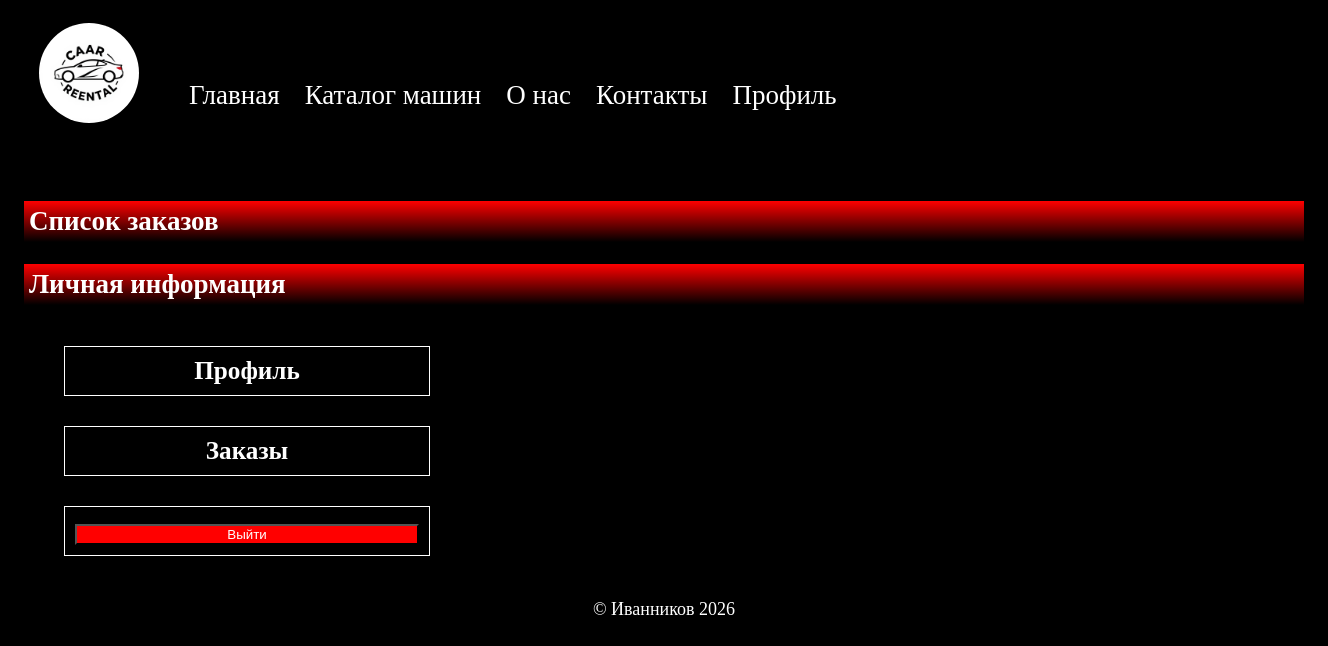
/myauth/orders/ (signed in), run on an earlier commit of the app's database.
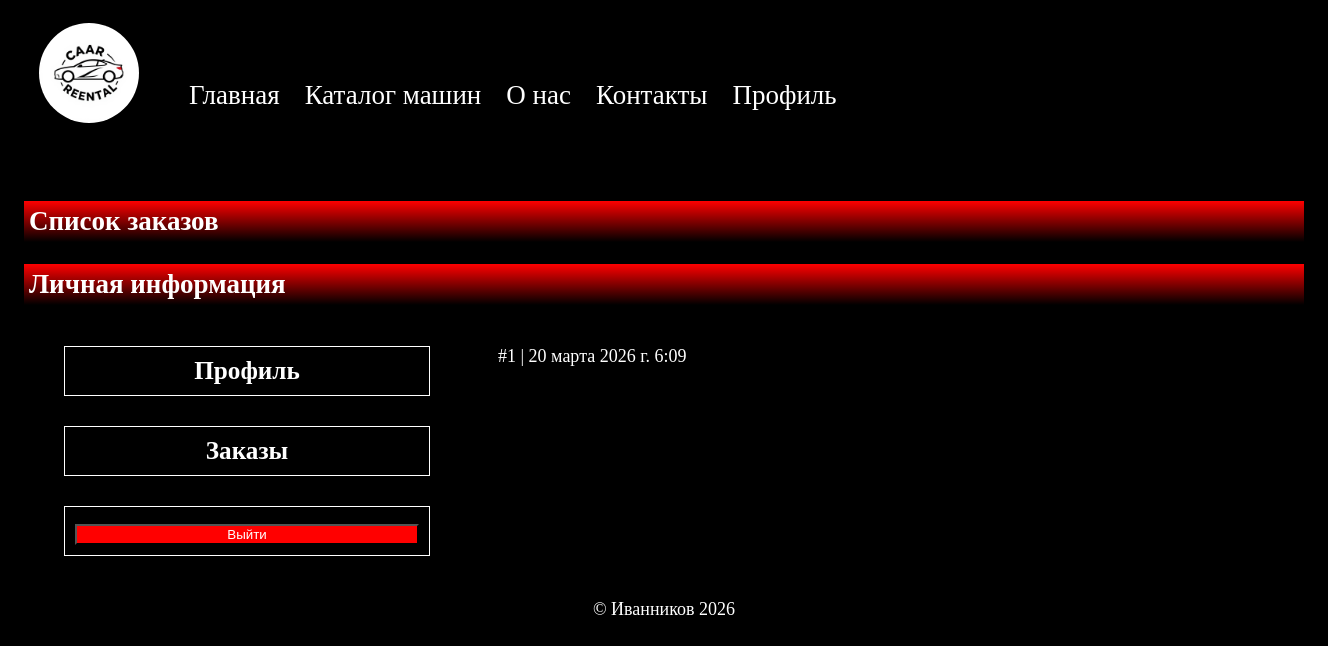
And on a later commit of the database.
### catalog/models.py (models this page shows)
class Order(models.Model):
    phone = models.CharField(max_length=12, null=False, blank=False)
    delivery_address = models.TextField(null=False, blank=True, max_length=100)
    babyseat = models.BooleanField(verbose_name="Добавить детское кресло", default=False)
    created_at = models.DateTimeField(auto_now_add=True)
    car = models.ForeignKey(Car, on_delete=models.PROTECT)
    user = models.ForeignKey(User, on_delete=models.PROTECT)

### myauth/views.py (the view)
# urls.py: path("orders/", ordersListView.as_view(), name="orders"),
class ordersListView(ListView):
     template_name = "myauth/orders_list.html"
     context_object_name = "orders"
     def get_queryset(self):
         return  Order.objects.filter(pk=self.request.user.pk)

### myauth/templates/myauth/orders_list.html (shortened to what this page needs)
{% extends 'myauth/base.html' %}
{% block main %}
  <h1 class="h1">Список заказов</h1>
  {% if user.is_authenticated %}
    <h2 class="h2">Личная информация</h2>
    <div class="profile">
    <div class="profile-left">
      <ul class="profile-menu">
        <li class="profile-item">
      <a class="profile-link" href="{% url "myauth:profile" %}">Профиль</a>
      </li>
        <li class="profile-item">
      <a class="profile-link" href="{% url "myauth:orders" %}">Заказы</a>
      </li>
      <li class="profile-item">
      <form method="POST" action="{% url "myauth:logout" %}">
        <button class="exitbtn" type="submit" value="logout">Выйти</button>
      </form>
      </li>
      </ul>
    </div>
    <div class="profile-right">
      <ul class="orders-list">
      {% for order in orders %}
      <li class="order-list-item">
      <a href="{% url "order_info" order.pk %}">
      #{{ order.pk }} |
      {{ order.created_at }}
      </a>
      </li>
      {% endfor %}
      </ul>
    </div>
  {% else %}
    <h2>User is anonymous</h2>
  {% endif %}
{% endblock %}

### myauth/templates/myauth/base.html (shortened to what this page needs)
{% load static %}
<!DOCTYPE html>
<html lang="ru">
<head>
    <link rel="stylesheet" href='{% static "style.css" %}'>
</head>
<body>
    <div class="container">
        <header class="header">
            <nav class="nav">
                <a href="{% url "index" %}">
                <img class="logo" src="{% static "img/logo.jpg" %}" alt="">
                </a>
                <ul class="nav-list">
                    <li class="nav-item">
                        <a href="{% url "index" %}">Главная
                            </a>
                    </li>
                    <li class="nav-item">
                        <a href="{% url "car_list" %}">Каталог машин
                            </a>
                    </li>
                    <li class="nav-item">
                        <a href="{% url "about" %}">О нас
                            </a>
                        </li>
                    <li class="nav-item">
                        <a href="{% url "contacts" %}">Контакты
                            </a>
                    </li>
                    {% if user.is_authenticated %}
                    <li class="nav-item">
                        <a href="{% url "myauth:profile" %}">Профиль
                            </a>
                    </li>
                    {% endif %}
                </ul>
            </nav>
        </header>
        <main class="main">
            {% block main %}
            {% endblock %}
        </main>
        <footer class="footer">
            © Иванников 2026
        </footer>
    </div>
</body>
</html>

### catalog/static/style.css (style rules this page uses)
a { text-decoration: none; color: white; }
html { color: white; font-size: 18px; }
body { background-color: black; }
.container { width: 1280px; margin: 0 auto; }
.nav { display: flex; width: 100%; font-size: 1.5rem; padding: 15px; }
.nav-list { display: flex; flex-direction: row; gap: 25px; width: 100%; list-style: none; padding: 30px 50px; }
.nav-item { display: inline-block; }
.h1, h2 { background:linear-gradient(180deg, red, black); padding: 5px; font-size: 1.5rem; }
.logo { width: 100px; height: 100px; border-radius: 100%; }
.footer { display: flex; align-content: center; justify-content: center; padding: 25px; }
.nav-list { color: red; }
.profile { display: flex; gap: 50px; }
.profile-left { min-width: 30%; display: flex; flex-direction: column; gap: 30px; }
.profile-right { display: flex;\ }
.exitbtn { color: white; background-color: red; width: 100%; }
.profile-menu { display: flex; list-style-type: none; flex-direction: column; gap: 30px }
.profile-item { border: solid 1px white; padding: 10px; font-weight: 700; font-size: 1.4em; color: white; margin: 0 auto; width: 100%; }
.profile-link { display: inline-block; width: 100%; text-align: center; }
.orders-list { display: flex; flex-direction: column; list-style-type: none; gap: 15px; }

What changed in the data, as far as the page shows it:
added Order: pk "1", created_at "20 марта 2026 г. 6:09"
